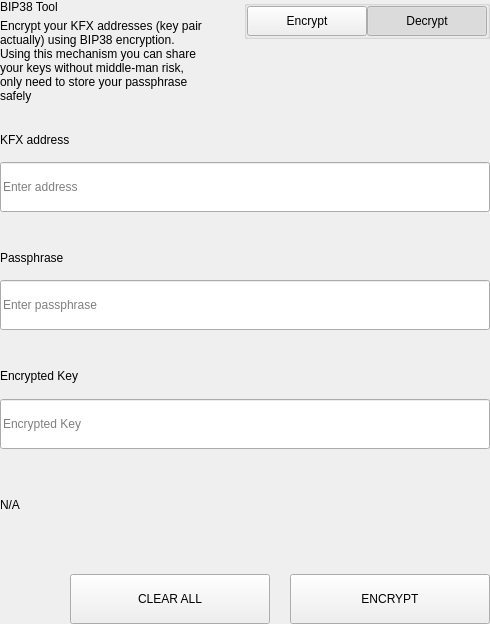
<?xml version="1.0" encoding="UTF-8"?>
<ui version="4.0">
 <class>SettingsBitToolWidget</class>
 <widget class="QWidget" name="SettingsBitToolWidget">
  <property name="geometry">
   <rect>
    <x>0</x>
    <y>0</y>
    <width>490</width>
    <height>624</height>
   </rect>
  </property>
  <property name="windowTitle">
   <string>Form</string>
  </property>
  <layout class="QVBoxLayout" name="verticalLayout">
   <property name="spacing">
    <number>0</number>
   </property>
   <property name="leftMargin">
    <number>0</number>
   </property>
   <property name="topMargin">
    <number>0</number>
   </property>
   <property name="rightMargin">
    <number>0</number>
   </property>
   <property name="bottomMargin">
    <number>0</number>
   </property>
   <item>
    <widget class="QWidget" name="left" native="true">
     <layout class="QVBoxLayout" name="verticalLayout_3">
      <property name="leftMargin">
       <number>0</number>
      </property>
      <property name="topMargin">
       <number>0</number>
      </property>
      <property name="rightMargin">
       <number>0</number>
      </property>
      <property name="bottomMargin">
       <number>0</number>
      </property>
      <item>
       <layout class="QVBoxLayout" name="verticalLayout_2">
        <property name="spacing">
         <number>0</number>
        </property>
        <item>
         <layout class="QHBoxLayout" name="horizontalLayout_3" stretch="3,1">
          <property name="spacing">
           <number>40</number>
          </property>
          <item>
           <layout class="QVBoxLayout" name="verticalLayoutTitle">
            <property name="spacing">
             <number>5</number>
            </property>
            <item>
             <widget class="QLabel" name="labelTitle">
              <property name="text">
               <string>BIP38 Tool</string>
              </property>
             </widget>
            </item>
            <item>
             <widget class="QLabel" name="labelSubtitle1">
              <property name="text">
               <string>Encrypt your KFX addresses (key pair actually) using BIP38 encryption.
Using this mechanism you can share your keys without middle-man risk, only need to store your passphrase safely</string>
              </property>
              <property name="wordWrap">
               <bool>true</bool>
              </property>
             </widget>
            </item>
           </layout>
          </item>
          <item alignment="Qt::AlignTop">
           <widget class="QGroupBox" name="groupBox">
            <property name="title">
             <string/>
            </property>
            <property name="alignment">
             <set>Qt::AlignLeading|Qt::AlignLeft|Qt::AlignTop</set>
            </property>
            <layout class="QHBoxLayout" name="horizontalLayout_4">
             <property name="spacing">
              <number>0</number>
             </property>
             <property name="leftMargin">
              <number>0</number>
             </property>
             <property name="topMargin">
              <number>0</number>
             </property>
             <property name="rightMargin">
              <number>0</number>
             </property>
             <property name="bottomMargin">
              <number>0</number>
             </property>
             <item>
              <spacer name="horizontalSpacer">
               <property name="orientation">
                <enum>Qt::Horizontal</enum>
               </property>
               <property name="sizeHint" stdset="0">
                <size>
                 <width>40</width>
                 <height>20</height>
                </size>
               </property>
              </spacer>
             </item>
             <item>
              <widget class="QPushButton" name="pushLeft">
               <property name="minimumSize">
                <size>
                 <width>120</width>
                 <height>30</height>
                </size>
               </property>
               <property name="maximumSize">
                <size>
                 <width>120</width>
                 <height>30</height>
                </size>
               </property>
               <property name="focusPolicy">
                <enum>Qt::NoFocus</enum>
               </property>
               <property name="text">
                <string>Encrypt</string>
               </property>
               <property name="checkable">
                <bool>true</bool>
               </property>
               <property name="autoExclusive">
                <bool>true</bool>
               </property>
              </widget>
             </item>
             <item>
              <widget class="QPushButton" name="pushRight">
               <property name="minimumSize">
                <size>
                 <width>120</width>
                 <height>30</height>
                </size>
               </property>
               <property name="maximumSize">
                <size>
                 <width>120</width>
                 <height>30</height>
                </size>
               </property>
               <property name="focusPolicy">
                <enum>Qt::NoFocus</enum>
               </property>
               <property name="text">
                <string>Decrypt</string>
               </property>
               <property name="checkable">
                <bool>true</bool>
               </property>
               <property name="checked">
                <bool>true</bool>
               </property>
               <property name="autoExclusive">
                <bool>true</bool>
               </property>
              </widget>
             </item>
            </layout>
           </widget>
          </item>
         </layout>
        </item>
        <item>
         <widget class="QStackedWidget" name="stackedWidget">
          <property name="currentIndex">
           <number>1</number>
          </property>
          <widget class="QWidget" name="pageDecrypt">
           <layout class="QVBoxLayout" name="verticalLayout_5">
            <property name="spacing">
             <number>0</number>
            </property>
            <property name="leftMargin">
             <number>0</number>
            </property>
            <property name="topMargin">
             <number>0</number>
            </property>
            <property name="rightMargin">
             <number>0</number>
            </property>
            <property name="bottomMargin">
             <number>0</number>
            </property>
            <item>
             <widget class="QWidget" name="widget" native="true">
              <property name="minimumSize">
               <size>
                <width>0</width>
                <height>100</height>
               </size>
              </property>
              <layout class="QVBoxLayout" name="verticalLayout_4">
               <property name="spacing">
                <number>0</number>
               </property>
               <property name="leftMargin">
                <number>0</number>
               </property>
               <property name="topMargin">
                <number>0</number>
               </property>
               <property name="rightMargin">
                <number>0</number>
               </property>
               <property name="bottomMargin">
                <number>0</number>
               </property>
               <item>
                <spacer name="verticalSpacer_2">
                 <property name="orientation">
                  <enum>Qt::Vertical</enum>
                 </property>
                 <property name="sizeType">
                  <enum>QSizePolicy::Fixed</enum>
                 </property>
                 <property name="sizeHint" stdset="0">
                  <size>
                   <width>20</width>
                   <height>20</height>
                  </size>
                 </property>
                </spacer>
               </item>
               <item>
                <layout class="QHBoxLayout" name="horizontalLayout_6" stretch="2">
                 <property name="spacing">
                  <number>0</number>
                 </property>
                 <item>
                  <layout class="QVBoxLayout" name="verticalLayout_7">
                   <property name="spacing">
                    <number>9</number>
                   </property>
                   <item>
                    <widget class="QLabel" name="labelSubtitleKey">
                     <property name="minimumSize">
                      <size>
                       <width>0</width>
                       <height>20</height>
                      </size>
                     </property>
                     <property name="maximumSize">
                      <size>
                       <width>16777215</width>
                       <height>20</height>
                      </size>
                     </property>
                     <property name="text">
                      <string>Encrypted key</string>
                     </property>
                    </widget>
                   </item>
                   <item>
                    <widget class="QLineEdit" name="lineEditKey">
                     <property name="minimumSize">
                      <size>
                       <width>0</width>
                       <height>50</height>
                      </size>
                     </property>
                     <property name="maximumSize">
                      <size>
                       <width>16777215</width>
                       <height>50</height>
                      </size>
                     </property>
                     <property name="placeholderText">
                      <string>Enter a encrypted key</string>
                     </property>
                    </widget>
                   </item>
                  </layout>
                 </item>
                </layout>
               </item>
               <item>
                <spacer name="verticalSpacer_3">
                 <property name="orientation">
                  <enum>Qt::Vertical</enum>
                 </property>
                 <property name="sizeType">
                  <enum>QSizePolicy::Fixed</enum>
                 </property>
                 <property name="sizeHint" stdset="0">
                  <size>
                   <width>20</width>
                   <height>20</height>
                  </size>
                 </property>
                </spacer>
               </item>
               <item>
                <layout class="QVBoxLayout" name="verticalLayout_9">
                 <property name="spacing">
                  <number>9</number>
                 </property>
                 <item>
                  <widget class="QLabel" name="labelSubtitlePassphrase">
                   <property name="maximumSize">
                    <size>
                     <width>16777215</width>
                     <height>20</height>
                    </size>
                   </property>
                   <property name="text">
                    <string>Passphrase</string>
                   </property>
                  </widget>
                 </item>
                 <item>
                  <widget class="QLineEdit" name="lineEditPassphrase">
                   <property name="minimumSize">
                    <size>
                     <width>0</width>
                     <height>50</height>
                    </size>
                   </property>
                   <property name="maximumSize">
                    <size>
                     <width>16777215</width>
                     <height>50</height>
                    </size>
                   </property>
                   <property name="placeholderText">
                    <string>Enter a passphrase</string>
                   </property>
                  </widget>
                 </item>
                </layout>
               </item>
               <item>
                <spacer name="verticalSpacer_4">
                 <property name="orientation">
                  <enum>Qt::Vertical</enum>
                 </property>
                 <property name="sizeType">
                  <enum>QSizePolicy::Fixed</enum>
                 </property>
                 <property name="sizeHint" stdset="0">
                  <size>
                   <width>20</width>
                   <height>20</height>
                  </size>
                 </property>
                </spacer>
               </item>
               <item>
                <widget class="QWidget" name="widget_3" native="true">
                 <property name="sizePolicy">
                  <sizepolicy hsizetype="Preferred" vsizetype="Fixed">
                   <horstretch>0</horstretch>
                   <verstretch>0</verstretch>
                  </sizepolicy>
                 </property>
                 <layout class="QVBoxLayout" name="verticalLayout_10">
                  <property name="spacing">
                   <number>9</number>
                  </property>
                  <property name="leftMargin">
                   <number>0</number>
                  </property>
                  <property name="topMargin">
                   <number>0</number>
                  </property>
                  <property name="rightMargin">
                   <number>0</number>
                  </property>
                  <property name="bottomMargin">
                   <number>0</number>
                  </property>
                  <item>
                   <widget class="QLabel" name="labelSubtitleDecryptResult">
                    <property name="minimumSize">
                     <size>
                      <width>0</width>
                      <height>20</height>
                     </size>
                    </property>
                    <property name="maximumSize">
                     <size>
                      <width>16777215</width>
                      <height>20</height>
                     </size>
                    </property>
                    <property name="text">
                     <string>Decrypted address result</string>
                    </property>
                   </widget>
                  </item>
                  <item>
                   <widget class="QWidget" name="widget_4" native="true">
                    <layout class="QHBoxLayout" name="horizontalLayout" stretch="6,0,1">
                     <property name="spacing">
                      <number>0</number>
                     </property>
                     <property name="leftMargin">
                      <number>0</number>
                     </property>
                     <property name="topMargin">
                      <number>0</number>
                     </property>
                     <property name="rightMargin">
                      <number>0</number>
                     </property>
                     <property name="bottomMargin">
                      <number>0</number>
                     </property>
                     <item alignment="Qt::AlignVCenter">
                      <widget class="QLineEdit" name="lineEditDecryptResult">
                       <property name="minimumSize">
                        <size>
                         <width>0</width>
                         <height>50</height>
                        </size>
                       </property>
                       <property name="maximumSize">
                        <size>
                         <width>16777215</width>
                         <height>50</height>
                        </size>
                       </property>
                       <property name="placeholderText">
                        <string>Decrypted Address</string>
                       </property>
                      </widget>
                     </item>
                     <item>
                      <spacer name="horizontalSpacer_4">
                       <property name="orientation">
                        <enum>Qt::Horizontal</enum>
                       </property>
                       <property name="sizeType">
                        <enum>QSizePolicy::Fixed</enum>
                       </property>
                       <property name="sizeHint" stdset="0">
                        <size>
                         <width>20</width>
                         <height>50</height>
                        </size>
                       </property>
                      </spacer>
                     </item>
                     <item>
                      <widget class="QPushButton" name="pushButtonImport">
                       <property name="minimumSize">
                        <size>
                         <width>140</width>
                         <height>40</height>
                        </size>
                       </property>
                       <property name="text">
                        <string>Import Address</string>
                       </property>
                      </widget>
                     </item>
                    </layout>
                   </widget>
                  </item>
                 </layout>
                </widget>
               </item>
               <item>
                <widget class="QLabel" name="statusLabel_DEC">
                 <property name="maximumSize">
                  <size>
                   <width>16777215</width>
                   <height>40</height>
                  </size>
                 </property>
                 <property name="text">
                  <string/>
                 </property>
                </widget>
               </item>
               <item>
                <spacer name="verticalSpacer">
                 <property name="orientation">
                  <enum>Qt::Vertical</enum>
                 </property>
                 <property name="sizeType">
                  <enum>QSizePolicy::Preferred</enum>
                 </property>
                 <property name="sizeHint" stdset="0">
                  <size>
                   <width>20</width>
                   <height>20</height>
                  </size>
                 </property>
                </spacer>
               </item>
               <item>
                <layout class="QHBoxLayout" name="horizontalLayout_7">
                 <property name="spacing">
                  <number>0</number>
                 </property>
                 <item>
                  <spacer name="horizontalSpacer_5">
                   <property name="orientation">
                    <enum>Qt::Horizontal</enum>
                   </property>
                   <property name="sizeType">
                    <enum>QSizePolicy::Expanding</enum>
                   </property>
                   <property name="sizeHint" stdset="0">
                    <size>
                     <width>40</width>
                     <height>20</height>
                    </size>
                   </property>
                  </spacer>
                 </item>
                 <item>
                  <widget class="QPushButton" name="pushButtonDecryptClear">
                   <property name="minimumSize">
                    <size>
                     <width>200</width>
                     <height>50</height>
                    </size>
                   </property>
                   <property name="maximumSize">
                    <size>
                     <width>200</width>
                     <height>50</height>
                    </size>
                   </property>
                   <property name="text">
                    <string>CLEAR</string>
                   </property>
                  </widget>
                 </item>
                 <item>
                  <spacer name="horizontalSpacer_3">
                   <property name="orientation">
                    <enum>Qt::Horizontal</enum>
                   </property>
                   <property name="sizeType">
                    <enum>QSizePolicy::Fixed</enum>
                   </property>
                   <property name="sizeHint" stdset="0">
                    <size>
                     <width>20</width>
                     <height>20</height>
                    </size>
                   </property>
                  </spacer>
                 </item>
                 <item>
                  <widget class="QPushButton" name="pushButtonDecrypt">
                   <property name="minimumSize">
                    <size>
                     <width>200</width>
                     <height>50</height>
                    </size>
                   </property>
                   <property name="maximumSize">
                    <size>
                     <width>200</width>
                     <height>50</height>
                    </size>
                   </property>
                   <property name="text">
                    <string>DECRYPT KEY</string>
                   </property>
                  </widget>
                 </item>
                </layout>
               </item>
              </layout>
             </widget>
            </item>
           </layout>
          </widget>
          <widget class="QWidget" name="pageEncrypt">
           <layout class="QVBoxLayout" name="verticalLayout_11">
            <property name="spacing">
             <number>0</number>
            </property>
            <property name="leftMargin">
             <number>0</number>
            </property>
            <property name="topMargin">
             <number>0</number>
            </property>
            <property name="rightMargin">
             <number>0</number>
            </property>
            <property name="bottomMargin">
             <number>0</number>
            </property>
            <item>
             <spacer name="verticalSpacer_8">
              <property name="orientation">
               <enum>Qt::Vertical</enum>
              </property>
              <property name="sizeType">
               <enum>QSizePolicy::Fixed</enum>
              </property>
              <property name="sizeHint" stdset="0">
               <size>
                <width>20</width>
                <height>20</height>
               </size>
              </property>
             </spacer>
            </item>
            <item>
             <widget class="QWidget" name="containerAddressEnc" native="true">
              <layout class="QVBoxLayout" name="containerAddressEncLayout">
               <property name="spacing">
                <number>5</number>
               </property>
               <property name="leftMargin">
                <number>0</number>
               </property>
               <property name="topMargin">
                <number>0</number>
               </property>
               <property name="rightMargin">
                <number>0</number>
               </property>
               <property name="bottomMargin">
                <number>0</number>
               </property>
               <item>
                <widget class="QLabel" name="labelSubtitleAddress">
                 <property name="minimumSize">
                  <size>
                   <width>0</width>
                   <height>20</height>
                  </size>
                 </property>
                 <property name="maximumSize">
                  <size>
                   <width>16777215</width>
                   <height>20</height>
                  </size>
                 </property>
                 <property name="text">
                  <string>KFX address</string>
                 </property>
                </widget>
               </item>
               <item>
                <widget class="QLineEdit" name="addressIn_ENC">
                 <property name="minimumSize">
                  <size>
                   <width>0</width>
                   <height>50</height>
                  </size>
                 </property>
                 <property name="placeholderText">
                  <string>Enter address</string>
                 </property>
                </widget>
               </item>
              </layout>
             </widget>
            </item>
            <item>
             <spacer name="verticalSpacer_6">
              <property name="orientation">
               <enum>Qt::Vertical</enum>
              </property>
              <property name="sizeType">
               <enum>QSizePolicy::Fixed</enum>
              </property>
              <property name="sizeHint" stdset="0">
               <size>
                <width>20</width>
                <height>20</height>
               </size>
              </property>
             </spacer>
            </item>
            <item>
             <widget class="QWidget" name="containerAddress" native="true">
              <layout class="QHBoxLayout" name="horizontalLayout_9" stretch="2">
               <property name="spacing">
                <number>0</number>
               </property>
               <property name="leftMargin">
                <number>0</number>
               </property>
               <property name="topMargin">
                <number>0</number>
               </property>
               <property name="rightMargin">
                <number>0</number>
               </property>
               <property name="bottomMargin">
                <number>0</number>
               </property>
               <item>
                <layout class="QVBoxLayout" name="verticalLayout_8">
                 <property name="spacing">
                  <number>5</number>
                 </property>
                 <item>
                  <widget class="QLabel" name="labelSubtitleMessage">
                   <property name="minimumSize">
                    <size>
                     <width>0</width>
                     <height>20</height>
                    </size>
                   </property>
                   <property name="maximumSize">
                    <size>
                     <width>16777215</width>
                     <height>20</height>
                    </size>
                   </property>
                   <property name="text">
                    <string>Passphrase</string>
                   </property>
                  </widget>
                 </item>
                 <item>
                  <widget class="QLineEdit" name="passphraseIn_ENC">
                   <property name="minimumSize">
                    <size>
                     <width>0</width>
                     <height>50</height>
                    </size>
                   </property>
                   <property name="maximumSize">
                    <size>
                     <width>16777215</width>
                     <height>50</height>
                    </size>
                   </property>
                   <property name="placeholderText">
                    <string>Enter passphrase</string>
                   </property>
                  </widget>
                 </item>
                </layout>
               </item>
              </layout>
             </widget>
            </item>
            <item>
             <spacer name="verticalSpacer_7">
              <property name="orientation">
               <enum>Qt::Vertical</enum>
              </property>
              <property name="sizeType">
               <enum>QSizePolicy::Fixed</enum>
              </property>
              <property name="sizeHint" stdset="0">
               <size>
                <width>20</width>
                <height>20</height>
               </size>
              </property>
             </spacer>
            </item>
            <item>
             <widget class="QWidget" name="widget_2" native="true">
              <property name="minimumSize">
               <size>
                <width>0</width>
                <height>75</height>
               </size>
              </property>
              <property name="maximumSize">
               <size>
                <width>16777215</width>
                <height>16777215</height>
               </size>
              </property>
              <layout class="QVBoxLayout" name="verticalLayout_6">
               <property name="leftMargin">
                <number>0</number>
               </property>
               <property name="topMargin">
                <number>0</number>
               </property>
               <property name="rightMargin">
                <number>0</number>
               </property>
               <property name="bottomMargin">
                <number>0</number>
               </property>
               <item>
                <widget class="QLabel" name="labelSubtitleEncryptedKey">
                 <property name="minimumSize">
                  <size>
                   <width>0</width>
                   <height>20</height>
                  </size>
                 </property>
                 <property name="maximumSize">
                  <size>
                   <width>16777215</width>
                   <height>20</height>
                  </size>
                 </property>
                 <property name="text">
                  <string>Encrypted Key</string>
                 </property>
                </widget>
               </item>
               <item>
                <widget class="QLineEdit" name="encryptedKeyOut_ENC">
                 <property name="minimumSize">
                  <size>
                   <width>0</width>
                   <height>50</height>
                  </size>
                 </property>
                 <property name="placeholderText">
                  <string>Encrypted Key</string>
                 </property>
                </widget>
               </item>
              </layout>
             </widget>
            </item>
            <item>
             <widget class="QLabel" name="statusLabel_ENC">
              <property name="text">
               <string notr="true">N/A</string>
              </property>
             </widget>
            </item>
            <item>
             <spacer name="verticalSpacer_5">
              <property name="orientation">
               <enum>Qt::Vertical</enum>
              </property>
              <property name="sizeType">
               <enum>QSizePolicy::Fixed</enum>
              </property>
              <property name="sizeHint" stdset="0">
               <size>
                <width>20</width>
                <height>20</height>
               </size>
              </property>
             </spacer>
            </item>
            <item>
             <layout class="QHBoxLayout" name="horizontalLayout_8">
              <property name="spacing">
               <number>0</number>
              </property>
              <item>
               <spacer name="horizontalSpacer_6">
                <property name="orientation">
                 <enum>Qt::Horizontal</enum>
                </property>
                <property name="sizeType">
                 <enum>QSizePolicy::Expanding</enum>
                </property>
                <property name="sizeHint" stdset="0">
                 <size>
                  <width>40</width>
                  <height>20</height>
                 </size>
                </property>
               </spacer>
              </item>
              <item>
               <widget class="QPushButton" name="pushButtonClear">
                <property name="minimumSize">
                 <size>
                  <width>200</width>
                  <height>50</height>
                 </size>
                </property>
                <property name="focusPolicy">
                 <enum>Qt::NoFocus</enum>
                </property>
                <property name="text">
                 <string>CLEAR ALL</string>
                </property>
               </widget>
              </item>
              <item>
               <spacer name="horizontalSpacer_2">
                <property name="orientation">
                 <enum>Qt::Horizontal</enum>
                </property>
                <property name="sizeType">
                 <enum>QSizePolicy::Fixed</enum>
                </property>
                <property name="sizeHint" stdset="0">
                 <size>
                  <width>20</width>
                  <height>20</height>
                 </size>
                </property>
               </spacer>
              </item>
              <item>
               <widget class="QPushButton" name="pushButtonEncrypt">
                <property name="minimumSize">
                 <size>
                  <width>200</width>
                  <height>50</height>
                 </size>
                </property>
                <property name="maximumSize">
                 <size>
                  <width>200</width>
                  <height>50</height>
                 </size>
                </property>
                <property name="focusPolicy">
                 <enum>Qt::NoFocus</enum>
                </property>
                <property name="text">
                 <string>ENCRYPT</string>
                </property>
               </widget>
              </item>
             </layout>
            </item>
           </layout>
          </widget>
         </widget>
        </item>
       </layout>
      </item>
     </layout>
    </widget>
   </item>
  </layout>
 </widget>
 <resources/>
 <connections/>
</ui>
